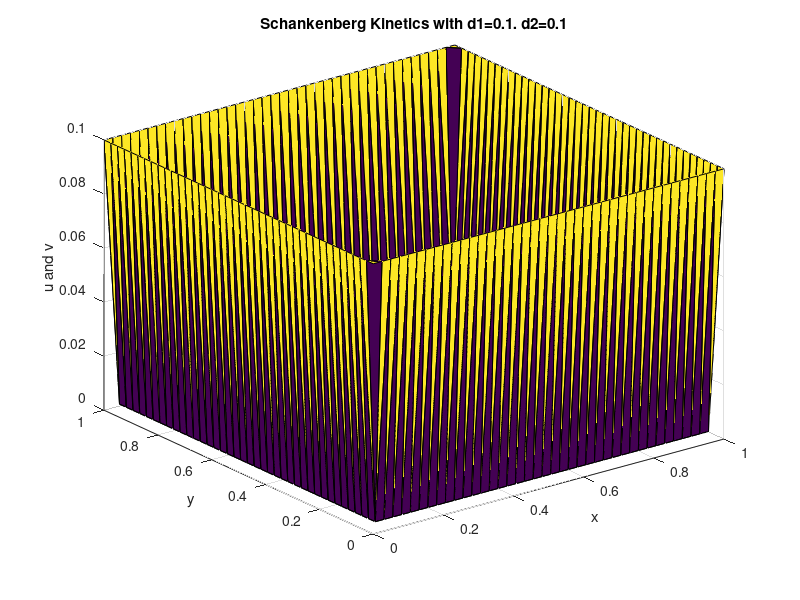

Write the MATLAB code that produced this figure.
%% This script solves schnakenberg reaction kinetics on a fixed square.
% Wakil Sarfaraz   30/11/15
clear all;
tic
xmax = 1;
tm = 1;
dt = 0.01;
M = tm/dt;

d_1 = 1;
d_2 = 1;
a = 0.1;
b = 0.9;

N = 40; 
X = linspace(0,xmax,N+1);
T = linspace(0, tm,M+1); 
[x, y] = meshgrid(X,X); 
                       
x =x(:);  
y =y(:);  
NNODES = (N+1)^2;
U = zeros(NNODES,1);
V = zeros(NNODES,1);
NTRI = 2*N^2;  
LNODES = zeros(NTRI,3); 
for i = 1:N
    for j = 1: N
        LNODES(i+2*(j-1)*N,1) = i+(j-1)*(N+1);
        LNODES(i+2*(j-1)*N,2) = i+j*(N+1); 
        LNODES(i+2*(j-1)*N,3) = (i+1)+(j-1)*(N+1); 
        
        LNODES(i+N+2*(j-1)*N,1) = i+1+j*(N+1); 
        LNODES(i+N+2*(j-1)*N,2) = (i+1)+(j-1)*(N+1);
        LNODES(i+N+2*(j-1)*N,3) = i+j*(N+1);
                                   
    end
end

SPU = sparse(NNODES, NNODES);
SPV = sparse(NNODES, NNODES);
SPMU = sparse(NNODES, NNODES);
SPMV = sparse(NNODES, NNODES);
SPA1 = sparse(NNODES,NNODES);
SPA2 =sparse (NNODES,NNODES);
LU = zeros(NNODES,1);         
LV = zeros(NNODES,1);

for n = 1: NTRI
    r1 = [x(LNODES(n,1)) y(LNODES(n,1))];
    r2 = [x(LNODES(n,2)) y(LNODES(n,2))];
    r3 = [x(LNODES(n,3)) y(LNODES(n,3))];
    J = [r2(1)-r1(1) r2(2)-r1(2); r3(1)-r1(1) r3(2)-r1(2)]; 
    
 Astiff =(1/det(J))*eye(3,3);     
 Amass = (1/(120*det(J)))*eye(3,3);   
 A1 = (1/det(J))*eye(3,3);
 A2 = (1/det(J))*eye(3,3);
   
   
   
   
       for i = 1 : 3 
           for j = 1:3  
               SPU(LNODES(n,i),LNODES(n,j)) =SPU(LNODES(n,i),LNODES(n,j))+ Astiff(i,j);
               SPV(LNODES(n,i),LNODES(n,j)) =SPV(LNODES(n,i),LNODES(n,j))+ Astiff(i,j);
               SPMU(LNODES(n,i),LNODES(n,j)) =SPMU(LNODES(n,i),LNODES(n,j))+ Amass(i,j);
               SPMV(LNODES(n,i),LNODES(n,j)) = SPMV(LNODES(n,i),LNODES(n,j))+Amass(i,j);
               SPA1(LNODES(n,i),LNODES(n,j)) =  SPA1(LNODES(n,i),LNODES(n,j))+ A1(i,j);
               SPA2(LNODES(n,i),LNODES(n,j)) =  SPA2(LNODES(n,i),LNODES(n,j))+ A2(i,j);
           end
       end
       
    
       
end


TMatrixU =  ((1/dt)*SPMU-d_1*SPU+SPA1);
TMatrixV = (((dt+1)/dt)*SPMV-d_2*SPV-SPA2);

LU = (1/dt)*SPMU*U+a;
LV = (1/dt)*SPMV*V+b;



for i = 1: NNODES
    if (x(i)==xmax && y(i)>=0 && y(i) <= xmax)  
        LU(i) = 0;
        LV(i) = 0;
        TMatrixU(i,:) = 0;
        TMatrixV(i,:) = 0;
        SPMU(i,:) = 0;
        SPMV(i,:) = 0;
        TMatrixU(i,i) = 1;
        TMatrixV(i,i) = 1;
    elseif (x(i)==0 && y(i)>=0 && y(i) <= xmax)  
        LU(i) = 0;
        LV(i) = 0;
        TMatrixU(i,:) = 0;
        TMatrixV(i,:) = 0;
        SPMU(i,:) = 0;
        SPMV(i,:) = 0;
        TMatrixU(i,i) =1;
        TMatrixV(i,i) =1;
     elseif (y(i) == 0 && x(i) >= 0 && x(i) <= xmax) 
        TMatrixU(i,:) = 0;
        TMatrixV(i,:) = 0;
        TMatrixU(i,i) = 1;
        TMatrixV(i,i) = 1;
        SPMU(i,:) = 0;
        SPMV(i,:) = 0;
        LU(i) = 0;
        LV(i) = 0;
    elseif ( y(i) == xmax && x(i) >= 0 && x(i) <= xmax) 
        TMatrixU(i,:) = 0;
        TMatrixV(i,:) = 0;
        TMatrixU(i,i) = 1;
        TMatrixV(i,i) = 1;
        SPMU(i,:) = 0;
        SPMV(i,:) = 0;
        LU(i) = 0;
        LV(i) = 0;
    end
end

for j = 1:M+1
    RHSU = (1/dt)*SPMU*U+LU+a;
    RHSV = (1/dt)*SPMV*V+LV+b;
    U = TMatrixU\RHSU;
    V = TMatrixV\RHSV;
    trisurf(LNODES,x,y,U(:,:),V(:,:))
%shading interp
xlabel('x','fontsize',16) 
xlim([0 xmax])
ylim([0 xmax])
zlim([0 100])
ylabel('y','fontsize',16)
zlabel('u & v','fontsize',16)
title(['Evolution of reaction kinetics at t= ',num2str(T(j))],'fontsize',16)
pause(1e-10) 

end


 trisurf(LNODES,x,y,U(:,:),V(:,:))
 xlabel('x')
 ylabel('y')
 zlabel('u and v')
 %view(2)
 title ('Schankenberg Kinetics with d1=0.1. d2=0.1')
 %shading interp
 
 
 
 
 
 
 
 
